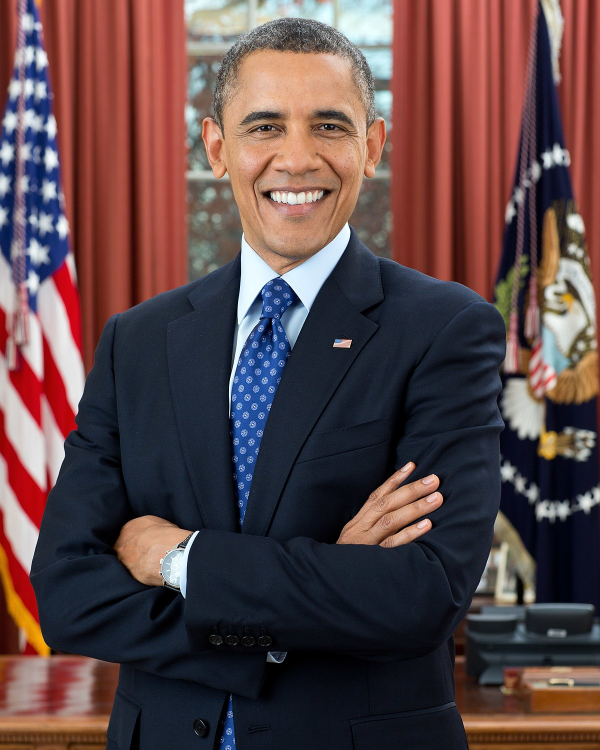
#> input picture Resources/barack.jpg, 1200 x 1499 px (shown at 1/2 size)
$ python project2.py
#> lines starting #> are read from the running program, lines starting #| are printed output that depends on the picture
import cv2
import numpy as np

img = cv2.imread("Resources/barack.jpg")
#> img is the input picture: shape (1499, 1200, 3); mean B, G, R 71.5, 70.1, 92.5
print(img.shape)
#| (1499, 1200, 3)

imgResize = cv2.resize(img,(1260,720))
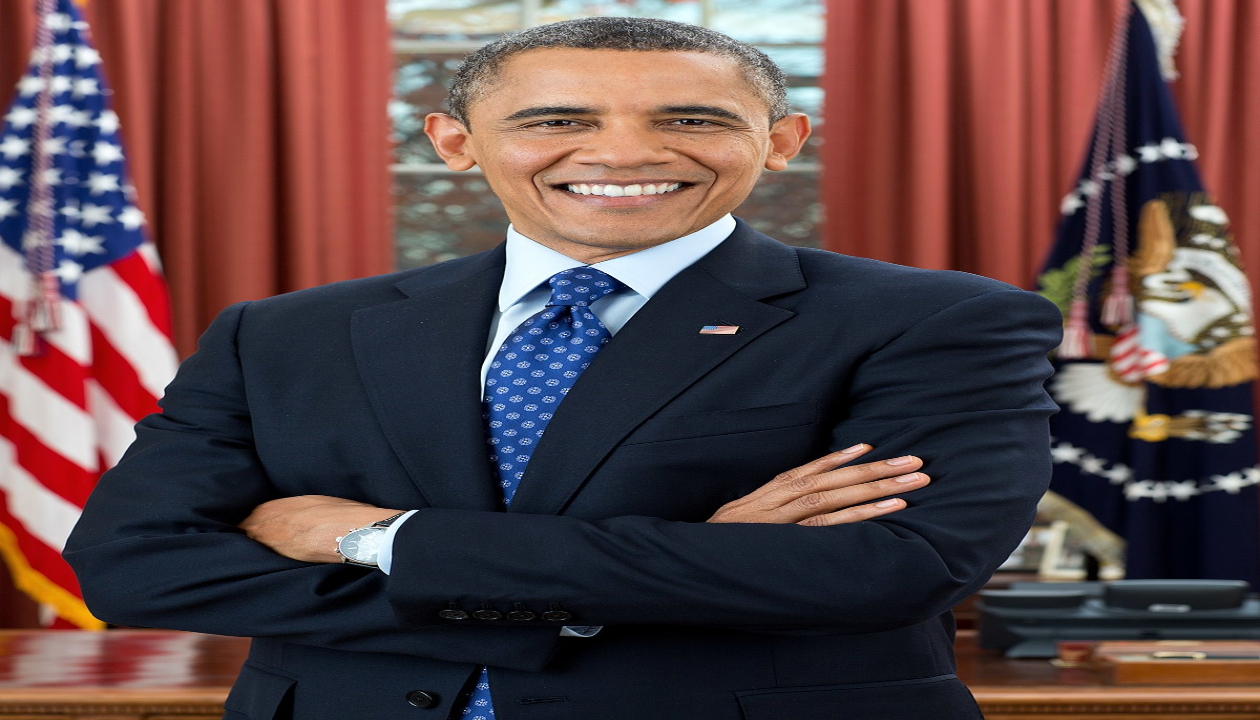
#> imgResize: shape (720, 1260, 3); mean B, G, R 71.4, 70, 92.3
                           #(width,height)
imgCropped = img[0:1000,200:720]
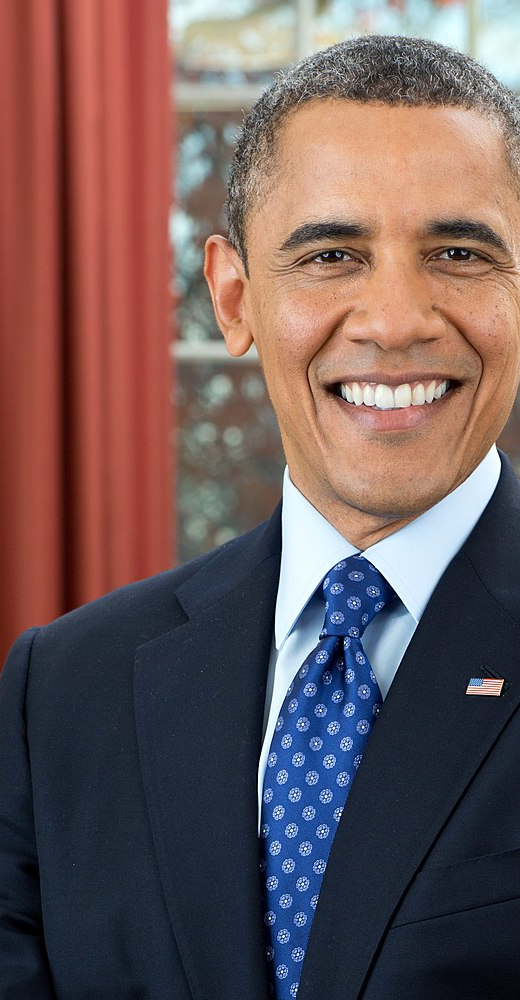
#> imgCropped: shape (1000, 520, 3); mean B, G, R 90.2, 89.9, 111
                #[height,width]
cv2.imshow("image",img)
cv2.imshow("resized image",imgResize)
cv2.imshow("Cropped Image",imgCropped)

cv2.waitKey(0)
